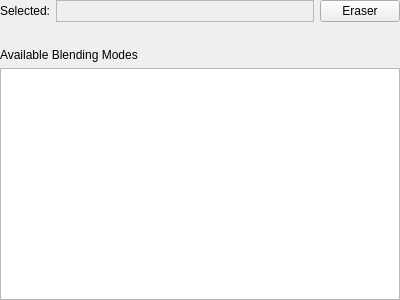
<?xml version="1.0" encoding="UTF-8"?>
<ui version="4.0">
 <class>wdgCompositeOpOption</class>
 <widget class="QWidget" name="wdgCompositeOpOption">
  <property name="geometry">
   <rect>
    <x>0</x>
    <y>0</y>
    <width>400</width>
    <height>300</height>
   </rect>
  </property>
  <layout class="QVBoxLayout" name="verticalLayout">
   <property name="leftMargin">
    <number>0</number>
   </property>
   <property name="topMargin">
    <number>0</number>
   </property>
   <property name="rightMargin">
    <number>0</number>
   </property>
   <property name="bottomMargin">
    <number>0</number>
   </property>
   <item>
    <layout class="QHBoxLayout" name="horizontalLayout">
     <item>
      <widget class="QLabel" name="label_2">
       <property name="sizePolicy">
        <sizepolicy hsizetype="Minimum" vsizetype="Preferred">
         <horstretch>0</horstretch>
         <verstretch>0</verstretch>
        </sizepolicy>
       </property>
       <property name="text">
        <string>Selected:</string>
       </property>
      </widget>
     </item>
     <item>
      <widget class="QLabel" name="lbChoosenMode">
       <property name="sizePolicy">
        <sizepolicy hsizetype="Minimum" vsizetype="Preferred">
         <horstretch>1</horstretch>
         <verstretch>0</verstretch>
        </sizepolicy>
       </property>
       <property name="font">
        <font>
         <weight>75</weight>
         <bold>true</bold>
        </font>
       </property>
       <property name="frameShape">
        <enum>QFrame::StyledPanel</enum>
       </property>
       <property name="frameShadow">
        <enum>QFrame::Raised</enum>
       </property>
       <property name="lineWidth">
        <number>1</number>
       </property>
       <property name="text">
        <string/>
       </property>
       <property name="alignment">
        <set>Qt::AlignCenter</set>
       </property>
      </widget>
     </item>
     <item>
      <widget class="QPushButton" name="bnEraser">
       <property name="sizePolicy">
        <sizepolicy hsizetype="Minimum" vsizetype="Fixed">
         <horstretch>0</horstretch>
         <verstretch>0</verstretch>
        </sizepolicy>
       </property>
       <property name="text">
        <string>Eraser</string>
       </property>
       <property name="checkable">
        <bool>true</bool>
       </property>
      </widget>
     </item>
    </layout>
   </item>
   <item>
    <spacer name="verticalSpacer">
     <property name="orientation">
      <enum>Qt::Vertical</enum>
     </property>
     <property name="sizeType">
      <enum>QSizePolicy::Fixed</enum>
     </property>
     <property name="sizeHint" stdset="0">
      <size>
       <width>20</width>
       <height>20</height>
      </size>
     </property>
    </spacer>
   </item>
   <item>
    <widget class="QLabel" name="label">
     <property name="text">
      <string>Available Blending Modes</string>
     </property>
    </widget>
   </item>
   <item>
    <widget class="KisCompositeOpListWidget" name="list"/>
   </item>
  </layout>
 </widget>
 <customwidgets>
  <customwidget>
   <class>KisCompositeOpListWidget</class>
   <extends>QListView</extends>
   <header location="global">kis_cmb_composite.h</header>
  </customwidget>
 </customwidgets>
 <resources/>
 <connections/>
</ui>
